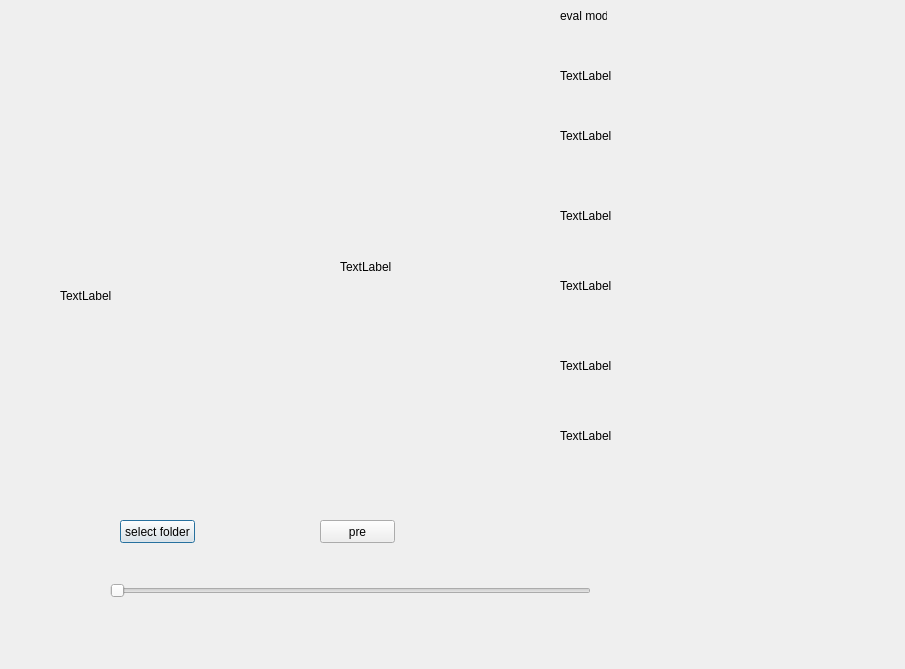
<?xml version="1.0" encoding="UTF-8"?>
<ui version="4.0">
 <class>Dialog</class>
 <widget class="QDialog" name="Dialog">
  <property name="geometry">
   <rect>
    <x>0</x>
    <y>0</y>
    <width>905</width>
    <height>669</height>
   </rect>
  </property>
  <property name="windowTitle">
   <string>Dialog</string>
  </property>
  <widget class="QPushButton" name="pushButton">
   <property name="geometry">
    <rect>
     <x>120</x>
     <y>520</y>
     <width>75</width>
     <height>23</height>
    </rect>
   </property>
   <property name="text">
    <string>select folder</string>
   </property>
  </widget>
  <widget class="QSlider" name="horizontalSlider">
   <property name="geometry">
    <rect>
     <x>110</x>
     <y>580</y>
     <width>481</width>
     <height>22</height>
    </rect>
   </property>
   <property name="orientation">
    <enum>Qt::Horizontal</enum>
   </property>
  </widget>
  <widget class="QLabel" name="label">
   <property name="geometry">
    <rect>
     <x>60</x>
     <y>140</y>
     <width>191</width>
     <height>311</height>
    </rect>
   </property>
   <property name="text">
    <string>TextLabel</string>
   </property>
  </widget>
  <widget class="QLabel" name="label_2">
   <property name="geometry">
    <rect>
     <x>340</x>
     <y>121</y>
     <width>191</width>
     <height>291</height>
    </rect>
   </property>
   <property name="text">
    <string>TextLabel</string>
   </property>
  </widget>
  <widget class="QPushButton" name="pushButton_2">
   <property name="geometry">
    <rect>
     <x>320</x>
     <y>520</y>
     <width>75</width>
     <height>23</height>
    </rect>
   </property>
   <property name="text">
    <string>pre</string>
   </property>
  </widget>
  <widget class="QLabel" name="label_4">
   <property name="geometry">
    <rect>
     <x>560</x>
     <y>10</y>
     <width>47</width>
     <height>12</height>
    </rect>
   </property>
   <property name="text">
    <string>eval model</string>
   </property>
  </widget>
  <widget class="QLabel" name="label_3">
   <property name="geometry">
    <rect>
     <x>560</x>
     <y>50</y>
     <width>181</width>
     <height>51</height>
    </rect>
   </property>
   <property name="text">
    <string>TextLabel</string>
   </property>
  </widget>
  <widget class="QLabel" name="label_5">
   <property name="geometry">
    <rect>
     <x>560</x>
     <y>110</y>
     <width>291</width>
     <height>51</height>
    </rect>
   </property>
   <property name="text">
    <string>TextLabel</string>
   </property>
  </widget>
  <widget class="QLabel" name="label_6">
   <property name="geometry">
    <rect>
     <x>560</x>
     <y>190</y>
     <width>181</width>
     <height>51</height>
    </rect>
   </property>
   <property name="text">
    <string>TextLabel</string>
   </property>
  </widget>
  <widget class="QLabel" name="label_7">
   <property name="geometry">
    <rect>
     <x>560</x>
     <y>260</y>
     <width>181</width>
     <height>51</height>
    </rect>
   </property>
   <property name="text">
    <string>TextLabel</string>
   </property>
  </widget>
  <widget class="QLabel" name="label_8">
   <property name="geometry">
    <rect>
     <x>560</x>
     <y>340</y>
     <width>181</width>
     <height>51</height>
    </rect>
   </property>
   <property name="text">
    <string>TextLabel</string>
   </property>
  </widget>
  <widget class="QLabel" name="label_9">
   <property name="geometry">
    <rect>
     <x>560</x>
     <y>410</y>
     <width>181</width>
     <height>51</height>
    </rect>
   </property>
   <property name="text">
    <string>TextLabel</string>
   </property>
  </widget>
 </widget>
 <resources/>
 <connections/>
</ui>
